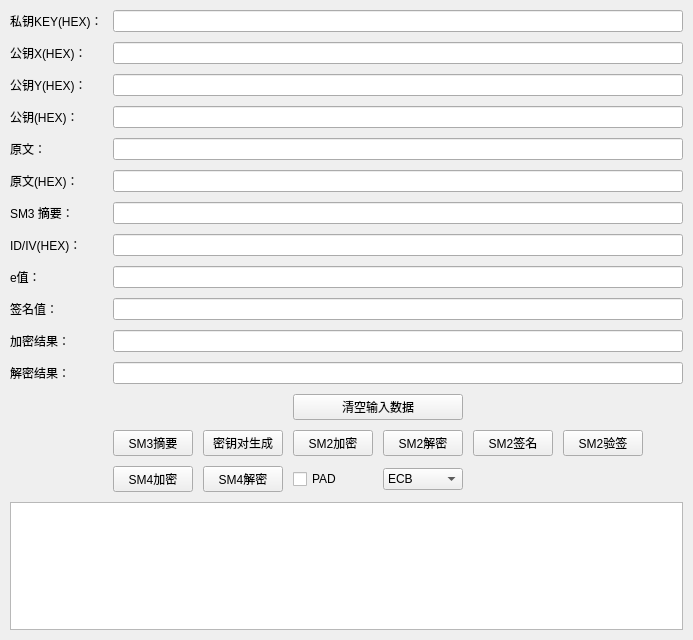
<?xml version="1.0" encoding="UTF-8"?>
<ui version="4.0">
 <class>sm_cipher_tools</class>
 <widget class="QWidget" name="sm_cipher_tools">
  <property name="geometry">
   <rect>
    <x>0</x>
    <y>0</y>
    <width>644</width>
    <height>640</height>
   </rect>
  </property>
  <property name="windowTitle">
   <string>sm_cipher_tools</string>
  </property>
  <property name="windowIcon">
   <iconset theme="ahdms">
    <normaloff>:/ahdms.png</normaloff>:/ahdms.png</iconset>
  </property>
  <property name="styleSheet">
   <string notr="true"/>
  </property>
  <layout class="QGridLayout" name="gridLayout">
   <property name="leftMargin">
    <number>10</number>
   </property>
   <property name="topMargin">
    <number>10</number>
   </property>
   <property name="rightMargin">
    <number>10</number>
   </property>
   <property name="bottomMargin">
    <number>10</number>
   </property>
   <property name="spacing">
    <number>10</number>
   </property>
   <item row="21" column="0" colspan="11">
    <widget class="QTextEdit" name="result_textEdit">
     <property name="frameShape">
      <enum>QFrame::StyledPanel</enum>
     </property>
    </widget>
   </item>
   <item row="17" column="4">
    <widget class="QComboBox" name="mode_comboBox">
     <item>
      <property name="text">
       <string>ECB</string>
      </property>
     </item>
     <item>
      <property name="text">
       <string>CBC</string>
      </property>
     </item>
     <item>
      <property name="text">
       <string>CFB</string>
      </property>
     </item>
     <item>
      <property name="text">
       <string>OFB</string>
      </property>
     </item>
    </widget>
   </item>
   <item row="7" column="0">
    <widget class="QLabel" name="label_8">
     <property name="frameShadow">
      <enum>QFrame::Raised</enum>
     </property>
     <property name="text">
      <string>ID/IV(HEX)：</string>
     </property>
     <property name="alignment">
      <set>Qt::AlignLeading|Qt::AlignLeft|Qt::AlignVCenter</set>
     </property>
    </widget>
   </item>
   <item row="17" column="2">
    <widget class="QPushButton" name="sm4_decrypt_Button">
     <property name="text">
      <string>SM4解密</string>
     </property>
    </widget>
   </item>
   <item row="9" column="1" colspan="10">
    <widget class="QLineEdit" name="signature_value">
     <property name="text">
      <string/>
     </property>
     <property name="alignment">
      <set>Qt::AlignLeading|Qt::AlignLeft|Qt::AlignVCenter</set>
     </property>
    </widget>
   </item>
   <item row="2" column="0">
    <widget class="QLabel" name="label_3">
     <property name="frameShadow">
      <enum>QFrame::Raised</enum>
     </property>
     <property name="text">
      <string>公钥Y(HEX)：</string>
     </property>
     <property name="alignment">
      <set>Qt::AlignLeading|Qt::AlignLeft|Qt::AlignVCenter</set>
     </property>
    </widget>
   </item>
   <item row="3" column="1" colspan="10">
    <widget class="QLineEdit" name="pubkall_LE">
     <property name="text">
      <string/>
     </property>
     <property name="alignment">
      <set>Qt::AlignLeading|Qt::AlignLeft|Qt::AlignVCenter</set>
     </property>
    </widget>
   </item>
   <item row="6" column="0">
    <widget class="QLabel" name="label_6">
     <property name="frameShadow">
      <enum>QFrame::Raised</enum>
     </property>
     <property name="text">
      <string>SM3 摘要：</string>
     </property>
     <property name="alignment">
      <set>Qt::AlignLeading|Qt::AlignLeft|Qt::AlignVCenter</set>
     </property>
    </widget>
   </item>
   <item row="2" column="1" colspan="10">
    <widget class="QLineEdit" name="pubky_LE">
     <property name="text">
      <string/>
     </property>
     <property name="alignment">
      <set>Qt::AlignLeading|Qt::AlignLeft|Qt::AlignVCenter</set>
     </property>
    </widget>
   </item>
   <item row="4" column="0">
    <widget class="QLabel" name="label_5">
     <property name="frameShadow">
      <enum>QFrame::Raised</enum>
     </property>
     <property name="text">
      <string>原文：</string>
     </property>
     <property name="alignment">
      <set>Qt::AlignLeading|Qt::AlignLeft|Qt::AlignVCenter</set>
     </property>
    </widget>
   </item>
   <item row="11" column="1" colspan="10">
    <widget class="QLineEdit" name="decrypt_result">
     <property name="text">
      <string/>
     </property>
     <property name="alignment">
      <set>Qt::AlignLeading|Qt::AlignLeft|Qt::AlignVCenter</set>
     </property>
    </widget>
   </item>
   <item row="5" column="0">
    <widget class="QLabel" name="label_4">
     <property name="frameShadow">
      <enum>QFrame::Raised</enum>
     </property>
     <property name="text">
      <string>原文(HEX)：</string>
     </property>
     <property name="alignment">
      <set>Qt::AlignLeading|Qt::AlignLeft|Qt::AlignVCenter</set>
     </property>
    </widget>
   </item>
   <item row="1" column="1" colspan="10">
    <widget class="QLineEdit" name="pubkx_LE">
     <property name="text">
      <string/>
     </property>
     <property name="alignment">
      <set>Qt::AlignLeading|Qt::AlignLeft|Qt::AlignVCenter</set>
     </property>
    </widget>
   </item>
   <item row="8" column="0">
    <widget class="QLabel" name="label_12">
     <property name="frameShadow">
      <enum>QFrame::Raised</enum>
     </property>
     <property name="text">
      <string>e值：</string>
     </property>
     <property name="alignment">
      <set>Qt::AlignLeading|Qt::AlignLeft|Qt::AlignVCenter</set>
     </property>
    </widget>
   </item>
   <item row="9" column="0">
    <widget class="QLabel" name="label_7">
     <property name="frameShadow">
      <enum>QFrame::Raised</enum>
     </property>
     <property name="text">
      <string>签名值：</string>
     </property>
     <property name="alignment">
      <set>Qt::AlignLeading|Qt::AlignLeft|Qt::AlignVCenter</set>
     </property>
    </widget>
   </item>
   <item row="10" column="0">
    <widget class="QLabel" name="label_9">
     <property name="frameShadow">
      <enum>QFrame::Raised</enum>
     </property>
     <property name="text">
      <string>加密结果：</string>
     </property>
     <property name="alignment">
      <set>Qt::AlignLeading|Qt::AlignLeft|Qt::AlignVCenter</set>
     </property>
    </widget>
   </item>
   <item row="5" column="1" colspan="10">
    <widget class="QLineEdit" name="plaintext_hex">
     <property name="text">
      <string/>
     </property>
     <property name="alignment">
      <set>Qt::AlignLeading|Qt::AlignLeft|Qt::AlignVCenter</set>
     </property>
    </widget>
   </item>
   <item row="3" column="0">
    <widget class="QLabel" name="label_10">
     <property name="frameShadow">
      <enum>QFrame::Raised</enum>
     </property>
     <property name="text">
      <string>公钥(HEX)：</string>
     </property>
     <property name="alignment">
      <set>Qt::AlignLeading|Qt::AlignLeft|Qt::AlignVCenter</set>
     </property>
    </widget>
   </item>
   <item row="17" column="3">
    <widget class="QCheckBox" name="pad_checkBox">
     <property name="text">
      <string>PAD</string>
     </property>
    </widget>
   </item>
   <item row="17" column="1">
    <widget class="QPushButton" name="sm4_encrypt_Button">
     <property name="text">
      <string>SM4加密</string>
     </property>
    </widget>
   </item>
   <item row="7" column="1" colspan="10">
    <widget class="QLineEdit" name="id_iv">
     <property name="text">
      <string/>
     </property>
     <property name="alignment">
      <set>Qt::AlignLeading|Qt::AlignLeft|Qt::AlignVCenter</set>
     </property>
    </widget>
   </item>
   <item row="11" column="0">
    <widget class="QLabel" name="label_11">
     <property name="frameShadow">
      <enum>QFrame::Raised</enum>
     </property>
     <property name="text">
      <string>解密结果：</string>
     </property>
     <property name="alignment">
      <set>Qt::AlignLeading|Qt::AlignLeft|Qt::AlignVCenter</set>
     </property>
    </widget>
   </item>
   <item row="8" column="1" colspan="10">
    <widget class="QLineEdit" name="e_LE">
     <property name="text">
      <string/>
     </property>
     <property name="alignment">
      <set>Qt::AlignLeading|Qt::AlignLeft|Qt::AlignVCenter</set>
     </property>
    </widget>
   </item>
   <item row="6" column="1" colspan="10">
    <widget class="QLineEdit" name="sm3_hash">
     <property name="text">
      <string/>
     </property>
     <property name="alignment">
      <set>Qt::AlignLeading|Qt::AlignLeft|Qt::AlignVCenter</set>
     </property>
    </widget>
   </item>
   <item row="0" column="1" colspan="10">
    <widget class="QLineEdit" name="privkey">
     <property name="text">
      <string/>
     </property>
     <property name="alignment">
      <set>Qt::AlignLeading|Qt::AlignLeft|Qt::AlignVCenter</set>
     </property>
    </widget>
   </item>
   <item row="4" column="1" colspan="10">
    <widget class="QLineEdit" name="plaintext">
     <property name="text">
      <string/>
     </property>
     <property name="alignment">
      <set>Qt::AlignLeading|Qt::AlignLeft|Qt::AlignVCenter</set>
     </property>
    </widget>
   </item>
   <item row="1" column="0">
    <widget class="QLabel" name="label_2">
     <property name="frameShadow">
      <enum>QFrame::Raised</enum>
     </property>
     <property name="text">
      <string>公钥X(HEX)：</string>
     </property>
     <property name="alignment">
      <set>Qt::AlignLeading|Qt::AlignLeft|Qt::AlignVCenter</set>
     </property>
    </widget>
   </item>
   <item row="10" column="1" colspan="10">
    <widget class="QLineEdit" name="encrypt_result">
     <property name="text">
      <string/>
     </property>
     <property name="alignment">
      <set>Qt::AlignLeading|Qt::AlignLeft|Qt::AlignVCenter</set>
     </property>
    </widget>
   </item>
   <item row="0" column="0">
    <widget class="QLabel" name="label">
     <property name="frameShadow">
      <enum>QFrame::Raised</enum>
     </property>
     <property name="text">
      <string>私钥KEY(HEX)：</string>
     </property>
     <property name="alignment">
      <set>Qt::AlignLeading|Qt::AlignLeft|Qt::AlignVCenter</set>
     </property>
    </widget>
   </item>
   <item row="12" column="3" colspan="2">
    <widget class="QPushButton" name="clear_input_Button">
     <property name="text">
      <string>清空输入数据</string>
     </property>
    </widget>
   </item>
   <item row="14" column="4">
    <widget class="QPushButton" name="sm2_decrypt_Button">
     <property name="sizeIncrement">
      <size>
       <width>0</width>
       <height>0</height>
      </size>
     </property>
     <property name="text">
      <string>SM2解密</string>
     </property>
    </widget>
   </item>
   <item row="14" column="1">
    <widget class="QPushButton" name="sm3_Button">
     <property name="text">
      <string>SM3摘要</string>
     </property>
    </widget>
   </item>
   <item row="14" column="3">
    <widget class="QPushButton" name="sm2_encrypt_Button">
     <property name="text">
      <string>SM2加密</string>
     </property>
    </widget>
   </item>
   <item row="14" column="2">
    <widget class="QPushButton" name="gen_keypair_Button">
     <property name="text">
      <string>密钥对生成</string>
     </property>
    </widget>
   </item>
   <item row="14" column="5">
    <widget class="QPushButton" name="sm2_sign_Button">
     <property name="text">
      <string>SM2签名</string>
     </property>
    </widget>
   </item>
   <item row="14" column="6">
    <widget class="QPushButton" name="sm2_verify_Button">
     <property name="text">
      <string>SM2验签</string>
     </property>
    </widget>
   </item>
  </layout>
 </widget>
 <resources/>
 <connections/>
</ui>
